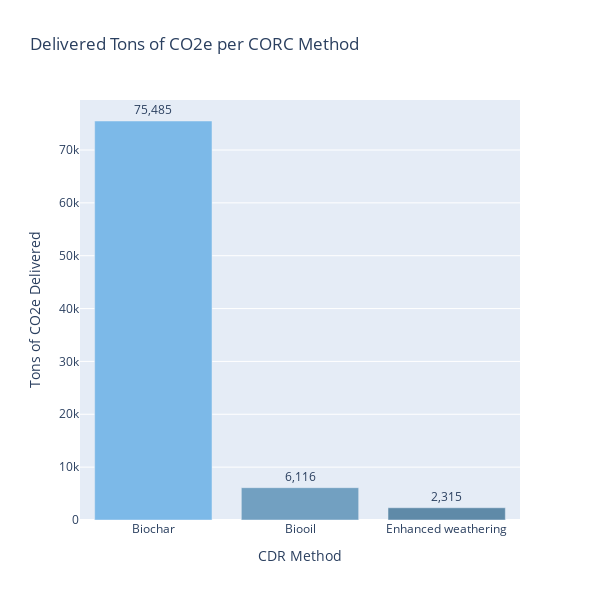

Write notebook code for a chart like this one.
### Code cell
# build the same go plot but as a bar chart
delivered = delivered.sort_values(by=['Tons Delivered'], ascending=False)

fig2 = go.Figure()
fig2 = go.Figure(data=go.Bar(x=delivered["CDR Method"], y=delivered["Tons Delivered"], text=delivered["Tons Delivered"].round(0).astype(int).apply(lambda x: '{:,}'.format(x))
                             , textposition='outside', marker=dict(color=['#7CB9E8', '#72A0C1', '#5F8AA8', '#4C7491', '#395E7A'])))
fig2.update_layout(showlegend=False, height=600, width=600, title="Delivered Tons of CO2e per CORC Method")
fig2.update_yaxes(title_text="Tons of CO2e Delivered")  # Add y-axis label
fig2.update_xaxes(title_text="CDR Method")  # Add x-axis label

### Figure 1 — Plotly figure (JSON) as saved in the notebook; plotly's stock layout.template omitted (floating-point values rounded to 4 significant figures)
{"data": [{"marker": {"color": ["#7CB9E8", "#72A0C1", "#5F8AA8", "#4C7491", "#395E7A"]}, "text": ["75,485", "6,116", "2,315"], "textposition": "outside", "type": "bar", "x": ["Biochar", "Biooil", "Enhanced weathering"], "y": [75480.0, 6116.0, 2315]}], "layout": {"height": 600, "showlegend": false, "title": {"text": "Delivered Tons of CO2e per CORC Method"}, "width": 600, "xaxis": {"title": {"text": "CDR Method"}}, "yaxis": {"title": {"text": "Tons of CO2e Delivered"}}}}
